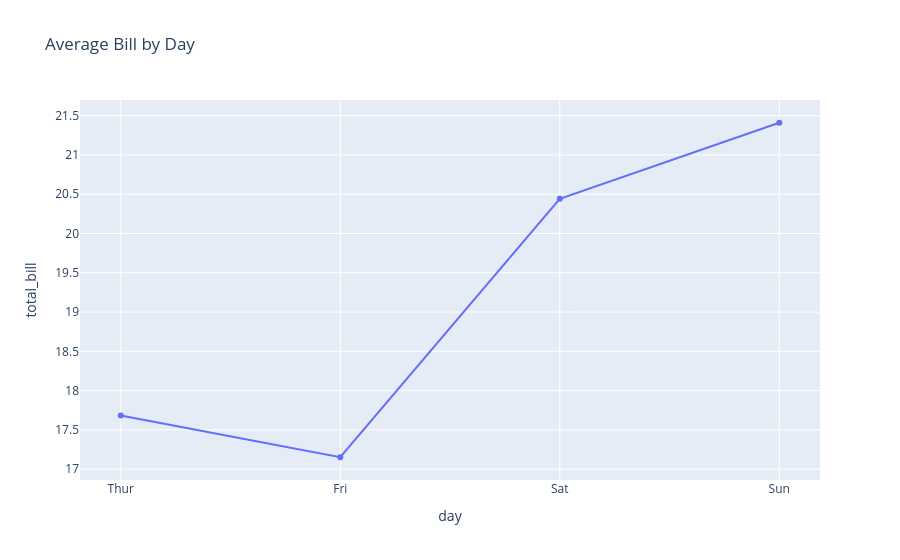

This figure's notebook cell:
### Code cell
import plotly.express as px
import seaborn as sns

tips = sns.load_dataset("tips")

daily_bill = tips.groupby("day")["total_bill"].mean().reset_index()

fig = px.line(
    daily_bill,
    x="day",
    y="total_bill",
    markers=True,
    title="Average Bill by Day"
)

fig.show()

### Figure 1 — Plotly figure (JSON) as saved in the notebook; plotly's stock layout.template omitted (floating-point values rounded to 4 significant figures)
{"data": [{"hovertemplate": "day=%{x}<br>total_bill=%{y}<extra></extra>", "legendgroup": "", "line": {"color": "#636efa", "dash": "solid"}, "marker": {"symbol": "circle"}, "mode": "lines+markers", "name": "", "orientation": "v", "showlegend": false, "type": "scatter", "x": ["Thur", "Fri", "Sat", "Sun"], "xaxis": "x", "y": [17.68, 17.15, 20.44, 21.41], "yaxis": "y"}], "layout": {"legend": {"tracegroupgap": 0}, "title": {"text": "Average Bill by Day"}, "xaxis": {"anchor": "y", "domain": [0, 1], "title": {"text": "day"}}, "yaxis": {"anchor": "x", "domain": [0, 1], "title": {"text": "total_bill"}}}}
